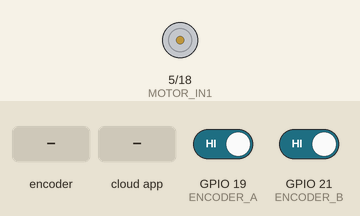
Bench run of a sketch on a simulated ESP32. Parts: motor-driver pin pairs drawn as motors (green arrow = first pin HIGH = forward, orange = second pin HIGH = backward, longer = more drive, scaled by the enable pin). The test bench sets the inputs (shaded band); at power-on: GPIO 19 (ENCODER_A) HIGH, GPIO 21 (ENCODER_B) HIGH. The ROS host is connected and sends only what is stated; what the sketch prints to the serial monitor is not drawn.

Above: at 3.2 s.
3.3 s: rotary encoder on GPIO 19 (ENCODER_A) / GPIO 21 (ENCODER_B) turned 3 steps (first pin leading)
5.4 s: the phone or cloud app sets set_point to -100
At 6.6 s:
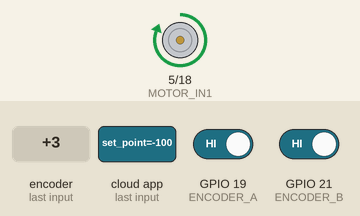
6.9 s: the phone or cloud app sets set_point to 0
At 8.0 s:
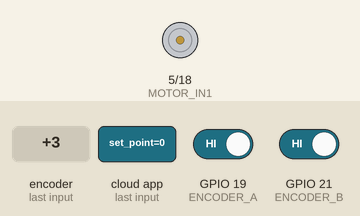
8.4 s: the phone or cloud app sets set_point to 100
At 8.7 s:
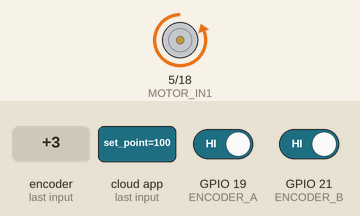
9.9 s: the phone or cloud app sets set_point to 0
At 11.1 s:
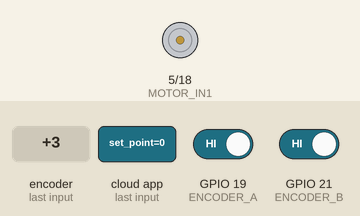
11.4 s: rotary encoder on GPIO 19 (ENCODER_A) / GPIO 21 (ENCODER_B) turned 2 steps (second pin leading)
Timing chart, 0 to 14.3 s (numbered marks = the images above; inputs shaded):
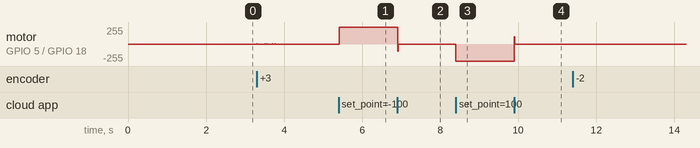

Measured:
- after the input at 5.4 s, motor on GPIO 5 (MOTOR_IN1) / GPIO 18 (MOTOR_IN2): stopped → forward 255/255 at once
- after the input at 6.9 s, motor on GPIO 5 (MOTOR_IN1) / GPIO 18 (MOTOR_IN2): forward 255/255 → stopped at once
- after the input at 8.4 s, motor on GPIO 5 (MOTOR_IN1) / GPIO 18 (MOTOR_IN2): stopped → backward 255/255 at once
- after the input at 9.9 s, motor on GPIO 5 (MOTOR_IN1) / GPIO 18 (MOTOR_IN2): backward 255/255 → stopped at once

The sketch:

control_motor8.ino
```cpp
#include <Arduino.h>
#include <micro_ros_arduino.h>
#include <rcl/rcl.h>
#include <rclc/rclc.h>
#include <rclc/executor.h>
#include <std_msgs/msg/float32.h>
#include <std_msgs/msg/float32_multi_array.h>
#include "driver/mcpwm.h"

// --------------------------------------------------------------
// Definiciones para el encoder
// --------------------------------------------------------------
#define ENCODER_A 19
#define ENCODER_B 21

// Ajusta esto a los pulsos por vuelta reales de tu encoder
// (por ejemplo, 240 si realmente son 240 PPR en un solo canal).
#define PULSOS_POR_REV 240

volatile long motorPosition = 0;  // Contador global del encoder

// ISR para leer encoder (ejemplo sencillo, lee sólo canal A)
void IRAM_ATTR updateMotorPosition() {
  if (digitalRead(ENCODER_B) != digitalRead(ENCODER_A)) {
    motorPosition++;
  } else {
    motorPosition--;
  }
}

// --------------------------------------------------------------
// Pines y configuración del motor/PWM
// --------------------------------------------------------------
#define MOTOR_IN1  5
#define MOTOR_IN2  18
#define PWM_PIN    2
#define PWM_FREQ   500
#define PWM_CHNL   MCPWM_OPR_A

// --------------------------------------------------------------
// Variables de Control PID
// --------------------------------------------------------------
float Kp = 0.02f;
float Ki = 0.2f;
float Kd = 0.00005f; //0.000000008f;

float pid_integral = 0.0f;
float last_error   = 0.0f;

// Setpoint de velocidad (rad/s)
float velocity_setpoint = 0.0f;

// Límite del duty cycle normalizado [-1, 1]
float max_control =  1.0f;
float min_control = -1.0f;

// --------------------------------------------------------------
// Variables para el filtro de primer orden
// --------------------------------------------------------------
float filteredSpeed = 0.0f;  // Velocidad filtrada (rad/s)

// --------------------------------------------------------------
// Funciones Auxiliares
// --------------------------------------------------------------
static float clampf(float val, float min_val, float max_val) {
  if (val > max_val) return max_val;
  if (val < min_val) return min_val;
  return val;
}

float computePID(float setpoint, float measured, float dt) {
  float error = setpoint - measured;

  // Anti-windup simple
  if (fabs(setpoint) < 1e-6f) {
    pid_integral = 0.0f;
  } else {
    pid_integral += error * dt;
  }

  float derivative = 0.0f;
  if (dt > 1e-6f) {
    derivative = (error - last_error) / dt;
  }
  last_error = error;

  float output = (Kp * error) + (Ki * pid_integral) + (Kd * derivative);
  return clampf(output, min_control, max_control);
}

// --------------------------------------------------------------
// Estructuras y objetos ROS 2
// --------------------------------------------------------------
rcl_allocator_t allocator;
rclc_support_t support;
rcl_node_t node;
rclc_executor_t executor;

// Publicadores
rcl_publisher_t encoder_publisher;
std_msgs__msg__Float32 encoder_msg;

rcl_publisher_t control_signal_publisher;
std_msgs__msg__Float32 control_signal_msg;

rcl_publisher_t error_publisher;
std_msgs__msg__Float32 error_msg;

// Suscriptores
rcl_subscription_t vel_subscriber;
std_msgs__msg__Float32 vel_msg;

rcl_subscription_t pid_gains_subscriber;
std_msgs__msg__Float32MultiArray pid_gains_msg;

// Callbacks
void vel_callback(const void *msgin) {
  const std_msgs__msg__Float32 *msg = (const std_msgs__msg__Float32 *)msgin;
  velocity_setpoint = msg->data;
  Serial.print("[SETPOINT] Nuevo set_point: ");
  Serial.println(velocity_setpoint);
}

void pid_gains_callback(const void *msgin) {
  const std_msgs__msg__Float32MultiArray *msg =
      (const std_msgs__msg__Float32MultiArray *)msgin;
  if (msg->data.size >= 3) {
    Kp = msg->data.data[0];
    Ki = msg->data.data[1];
    Kd = msg->data.data[2];
    Serial.print("[PID] Nuevas ganancias: ");
    Serial.print(Kp); Serial.print(", ");
    Serial.print(Ki); Serial.print(", ");
    Serial.println(Kd);
  } else {
    Serial.print("[PID] Recibido Float32MultiArray pero no hay 3 elementos (size = ");
    Serial.print(msg->data.size);
    Serial.println(").");
  }
}

// --------------------------------------------------------------
// setup()
// --------------------------------------------------------------
unsigned long lastTime = 0;
long lastPositionCount = 0;

void setup() {
  Serial.begin(115200);
  set_microros_transports();
  delay(2000);

  // Encoder
  pinMode(ENCODER_A, INPUT);
  pinMode(ENCODER_B, INPUT);
  attachInterrupt(digitalPinToInterrupt(ENCODER_A), updateMotorPosition, CHANGE);

  // Motor
  pinMode(MOTOR_IN1, OUTPUT);
  pinMode(MOTOR_IN2, OUTPUT);
  digitalWrite(MOTOR_IN1, LOW);
  digitalWrite(MOTOR_IN2, LOW);

  // Configurar MCPWM en ESP32
  mcpwm_gpio_init(MCPWM_UNIT_0, MCPWM0A, PWM_PIN);
  mcpwm_config_t pwm_config = {
    .frequency    = PWM_FREQ,
    .cmpr_a       = 0.0f,
    .cmpr_b       = 0.0f,
    .duty_mode    = MCPWM_DUTY_MODE_0,
    .counter_mode = MCPWM_UP_COUNTER
  };
  mcpwm_init(MCPWM_UNIT_0, MCPWM_TIMER_0, &pwm_config);

  // ROS 2
  allocator = rcl_get_default_allocator();
  rclc_support_init(&support, 0, NULL, &allocator);
  rclc_node_init_default(&node, "motor_control_node", "", &support);

  // Publicadores
  rclc_publisher_init_default(
    &encoder_publisher,
    &node,
    ROSIDL_GET_MSG_TYPE_SUPPORT(std_msgs, msg, Float32),
    "encoder_data"
  );

  rclc_publisher_init_default(
    &control_signal_publisher,
    &node,
    ROSIDL_GET_MSG_TYPE_SUPPORT(std_msgs, msg, Float32),
    "control_signal"
  );

  rclc_publisher_init_default(
    &error_publisher,
    &node,
    ROSIDL_GET_MSG_TYPE_SUPPORT(std_msgs, msg, Float32),
    "error"
  );

  // Suscriptores
  rclc_subscription_init_default(
    &vel_subscriber,
    &node,
    ROSIDL_GET_MSG_TYPE_SUPPORT(std_msgs, msg, Float32),
    "/set_point"
  );

  rclc_subscription_init_default(
    &pid_gains_subscriber,
    &node,
    ROSIDL_GET_MSG_TYPE_SUPPORT(std_msgs, msg, Float32MultiArray),
    "/pid_gains"
  );

  // Asignar memoria al mensaje que usará la suscripción (PID gains)
  pid_gains_msg.data.capacity = 3;
  pid_gains_msg.data.size     = 0;
  pid_gains_msg.data.data     = (float*)malloc(3 * sizeof(float));

  // Executor con 2 suscripciones
  rclc_executor_init(&executor, &support.context, 2, &allocator);
  rclc_executor_add_subscription(&executor, &vel_subscriber, &vel_msg, &vel_callback, ON_NEW_DATA);
  rclc_executor_add_subscription(&executor, &pid_gains_subscriber, &pid_gains_msg, &pid_gains_callback, ON_NEW_DATA);

  lastTime = millis();
  lastPositionCount = motorPosition;

  Serial.println("[Setup] Nodo 'motor_control_node' iniciado.");
}

// --------------------------------------------------------------
// loop()
// --------------------------------------------------------------
void loop() {
  // Procesar callbacks de ROS 2
  rclc_executor_spin_some(&executor, RCL_MS_TO_NS(1));

  // Control + Lectura del encoder cada ~5 ms (se redujo para obtener mayor resolución)
  unsigned long currentTime = millis();
  unsigned long deltaTime = currentTime - lastTime;

  if (deltaTime >= 5) {
    float dt = (float)deltaTime / 1000.0f;  // Convertir dt a segundos

    // Calcular la diferencia de posiciones
    long currentPosition = motorPosition;
    long deltaPosition = currentPosition - lastPositionCount;

    // Pulsos por segundo
    float pulsePerSec = (deltaPosition * 1000.0f) / deltaTime;

    // RPM
    float rpm = (pulsePerSec / PULSOS_POR_REV) * 60.0f;

    // Velocidad angular en rad/s (velocidad medida)
    float measuredSpeed = rpm * (2.0f * PI) / 60.0f;

    // Aplicar filtro de primer orden
    // Ajusta tau según la dinámica deseada; aquí se usa 50 ms (0.05 s)
    const float tau = 0.05f;
    float alpha = dt / (tau + dt);
    filteredSpeed = alpha * measuredSpeed + (1.0f - alpha) * filteredSpeed;

    // Calcular acción de control usando la velocidad filtrada
    float error_val = velocity_setpoint - filteredSpeed;
    float control_output = computePID(velocity_setpoint, filteredSpeed, dt);

    // Aplicar la salida de control al motor
    if (fabs(control_output) < 0.01f) {
      // Valor casi cero => apagar motor
      digitalWrite(MOTOR_IN1, LOW);
      digitalWrite(MOTOR_IN2, LOW);
      mcpwm_set_duty(MCPWM_UNIT_0, MCPWM_TIMER_0, PWM_CHNL, 0);
    } else {
      if (control_output < 0.0f) {
        digitalWrite(MOTOR_IN1, HIGH);
        digitalWrite(MOTOR_IN2, LOW);
      } else {
        digitalWrite(MOTOR_IN1, LOW);
        digitalWrite(MOTOR_IN2, HIGH);
      }
      float duty_cycle = fabs(control_output) * 100.0f;
      mcpwm_set_duty(MCPWM_UNIT_0, MCPWM_TIMER_0, PWM_CHNL, duty_cycle);
    }

    // Publicar la velocidad medida filtrada
    encoder_msg.data = filteredSpeed;
    rcl_publish(&encoder_publisher, &encoder_msg, NULL);

    // Publicar la señal de control
    control_signal_msg.data = control_output;
    rcl_publish(&control_signal_publisher, &control_signal_msg, NULL);

    // Publicar el error
    error_msg.data = error_val;
    rcl_publish(&error_publisher, &error_msg, NULL);

    // Debug: Imprimir en el monitor serie
    Serial.print("[ENCODER] Pulsos totales: ");
    Serial.print(currentPosition);
    Serial.print(" | ΔPulsos: ");
    Serial.print(deltaPosition);
    Serial.print(" | Velocidad (filtrada) [rad/s]: ");
    Serial.print(filteredSpeed);
    Serial.print(" | Setpoint: ");
    Serial.print(velocity_setpoint);
    Serial.print(" | Error: ");
    Serial.print(error_val);
    Serial.print(" | Control: ");
    Serial.println(control_output);

    // Actualizar referencias
    lastPositionCount = currentPosition;
    lastTime = currentTime;
  }

  delay(1);
}
```
